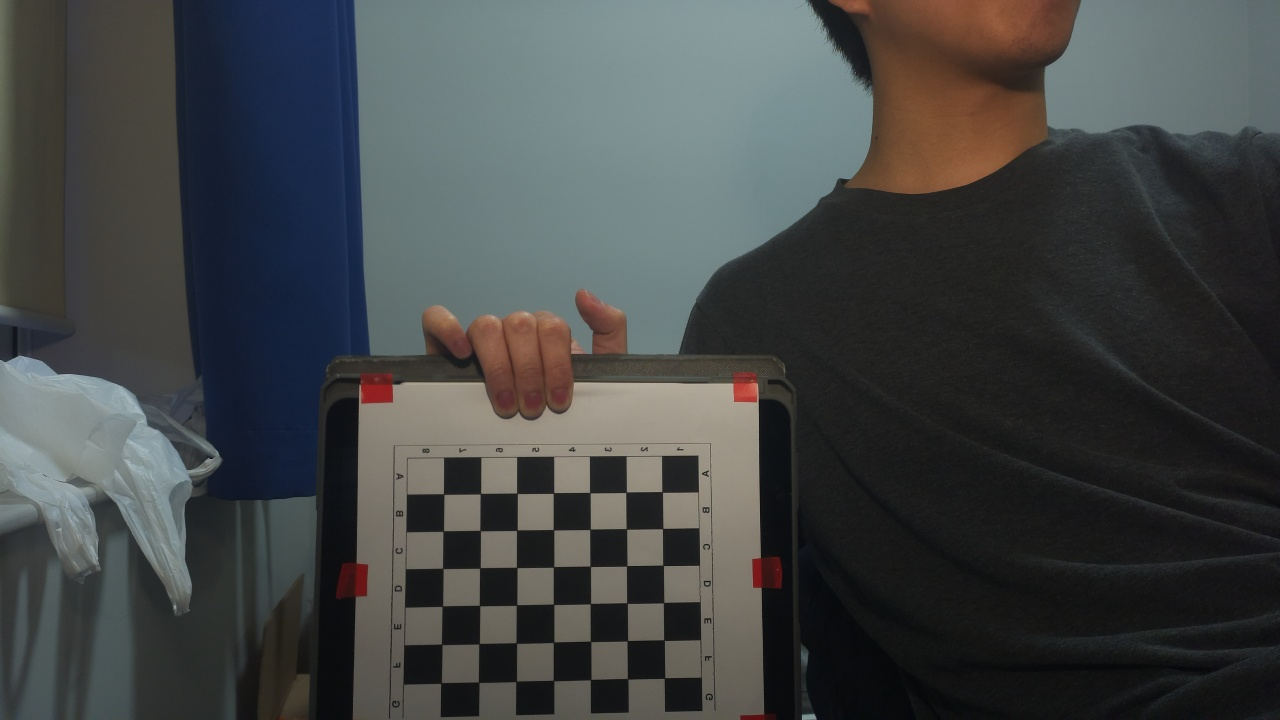
#> input picture utilityPrograms/CameraCalibration/CalImLeft10.jpg, 1280 x 720 px, found by its file name
$ python epipolartest.py   (older library calls are emulated)
#> lines starting #> are read from the running program, lines starting #| are printed output that depends on the picture
import cv2
import numpy as np

# Load images
img2 = cv2.imread('utilityPrograms\\CameraCalibration\\CalImLeft10.jpg')  # Base image
#> img2 is the input picture: shape (720, 1280, 3); mean B, G, R 69.2, 69.3, 66.5
img1 = cv2.imread('utilityPrograms\\CameraCalibration\\CalImRight10.jpg')  # Image to overlay
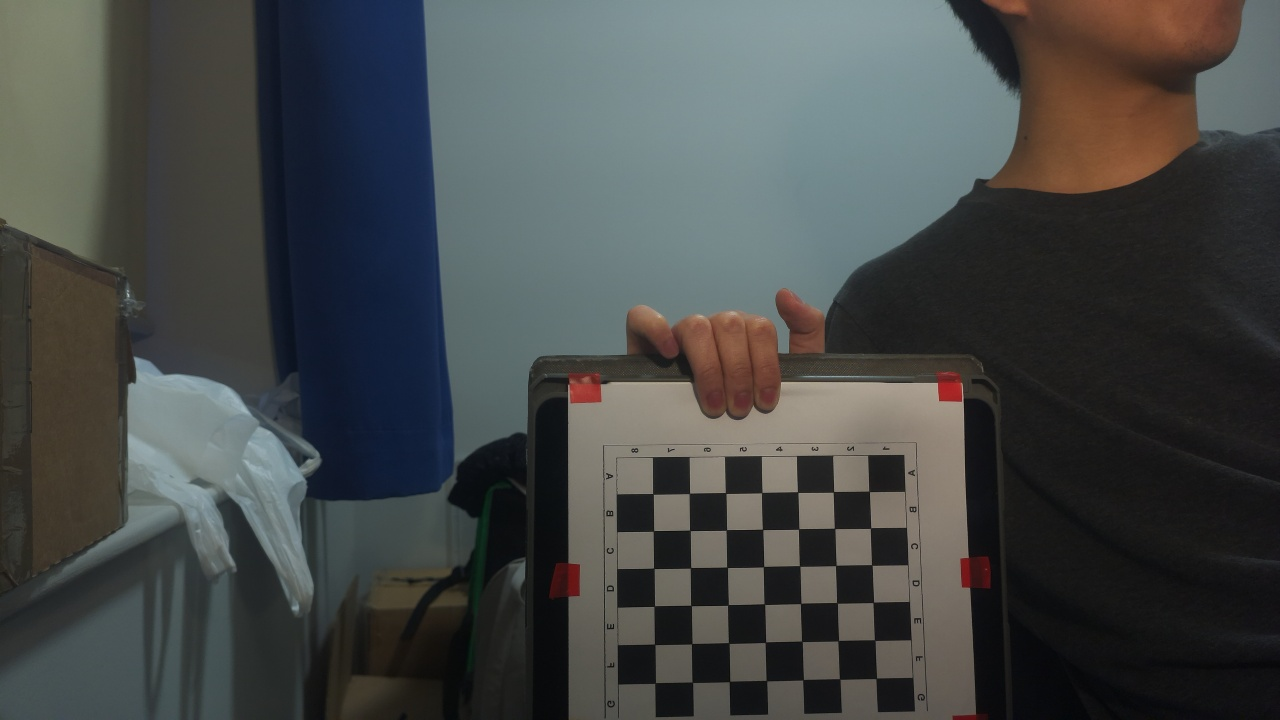
#> input picture utilityPrograms/CameraCalibration/CalImRight10.jpg, 1280 x 720 px, found by its file name
#> img1 is the input picture: shape (720, 1280, 3); mean B, G, R 71.4, 72.2, 69.2

h, w = img1.shape[:2]
#> h = 720; w = 1280

calib = np.load('stereo_params.npz')
#> (reads nonProdTestingFiles/TestCode/stereo_params.npz from the repository)
K1, dist1 = calib['K1'], calib['dist1']
K2, dist2 = calib['K2'], calib['dist2']
R1, R2 = calib['R1'], calib['R2']
P1, P2 = calib['P1'], calib['P2']
Q = calib['Q']

# Compute rectification maps
map1L, map2L = cv2.initUndistortRectifyMap(K1, dist1, R1, P1, (w, h), cv2.CV_16SC2)
map1R, map2R = cv2.initUndistortRectifyMap(K2, dist2, R2, P2, (w, h), cv2.CV_16SC2)

# Apply remap (rectify images)
rectifiedL = cv2.remap(img2, map1L, map2L, cv2.INTER_LINEAR)
rectifiedR = cv2.remap(img1, map1R, map2R, cv2.INTER_LINEAR)


# [4 lines of commented-out code are left out]

if img1 is None or img2 is None:
    raise FileNotFoundError("Make sure both 'image1.jpg' and 'image2.jpg' exist in the same folder")

# Resize img2 to match img1 size if needed
rectifiedL = cv2.resize(rectifiedL, (rectifiedR.shape[1], rectifiedR.shape[0]))


# Trackbar callback function (does nothing but required by createTrackbar)
def nothing(x):
    pass

# Create window and trackbars
cv2.namedWindow('Overlay')
cv2.createTrackbar('X Offset', 'Overlay', 0, rectifiedL.shape[1], nothing)
#> slider 'X Offset' is set to 100
cv2.createTrackbar('Y Offset', 'Overlay', 0, rectifiedL.shape[0], nothing)
#> slider 'Y Offset' is set to 100

while True:
    x_offset = cv2.getTrackbarPos('X Offset', 'Overlay')
    y_offset = cv2.getTrackbarPos('Y Offset', 'Overlay')

    # Create blank canvas
    overlay = rectifiedR.copy()

    # Define region of interest on base image
    x_end = min(rectifiedR.shape[1], rectifiedL.shape[1] + x_offset)
#> x_end = 1280
    y_end = min(rectifiedR.shape[0], rectifiedL.shape[0] + y_offset)
#> y_end = 720
    x_start = min(rectifiedR.shape[1], max(0, x_offset))
#> x_start = 100
    y_start = min(rectifiedR.shape[0], max(0, y_offset))
#> y_start = 100

    # Define overlay area on img2
    x1 = max(0, -x_offset)
    y1 = max(0, -y_offset)
    x2 = x1 + (x_end - x_start)
#> x2 = 1180
    y2 = y1 + (y_end - y_start)
#> y2 = 620

    if x_end > x_start and y_end > y_start:
        roi = overlay[y_start:y_end, x_start:x_end]
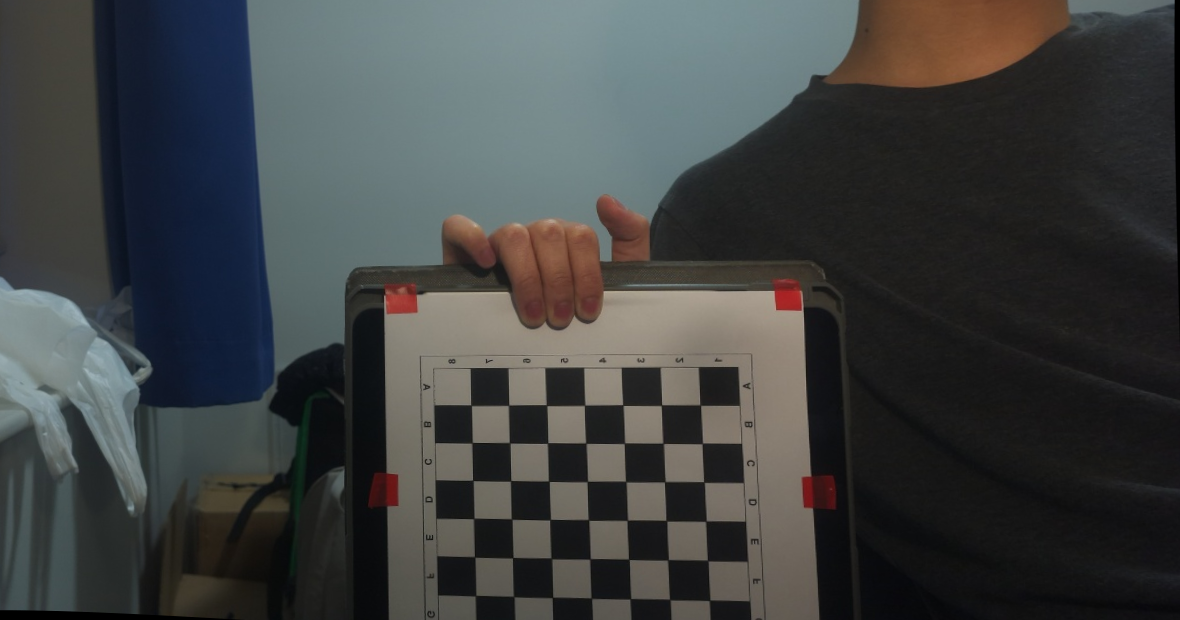
#> roi: shape (620, 1180, 3); mean B, G, R 65.6, 65.8, 63.4
        img2_crop = rectifiedL[y1:y2, x1:x2]
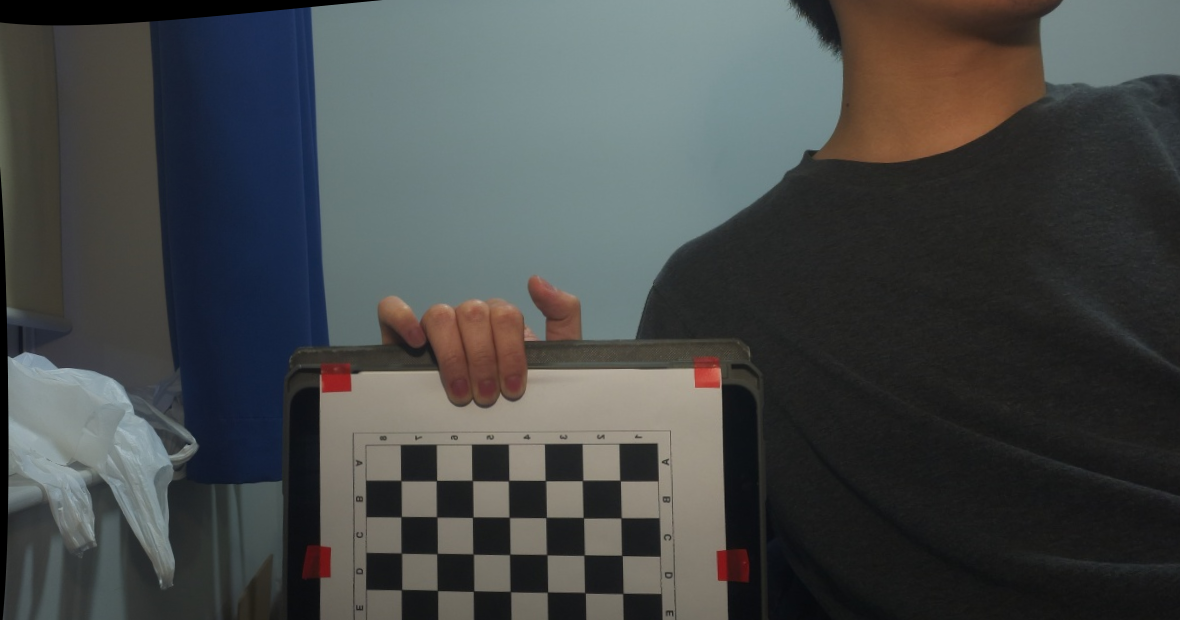
#> img2_crop: shape (620, 1180, 3); mean B, G, R 72.2, 72.5, 69.6

        blended = cv2.addWeighted(roi, 0.5, img2_crop, 0.5, 0)
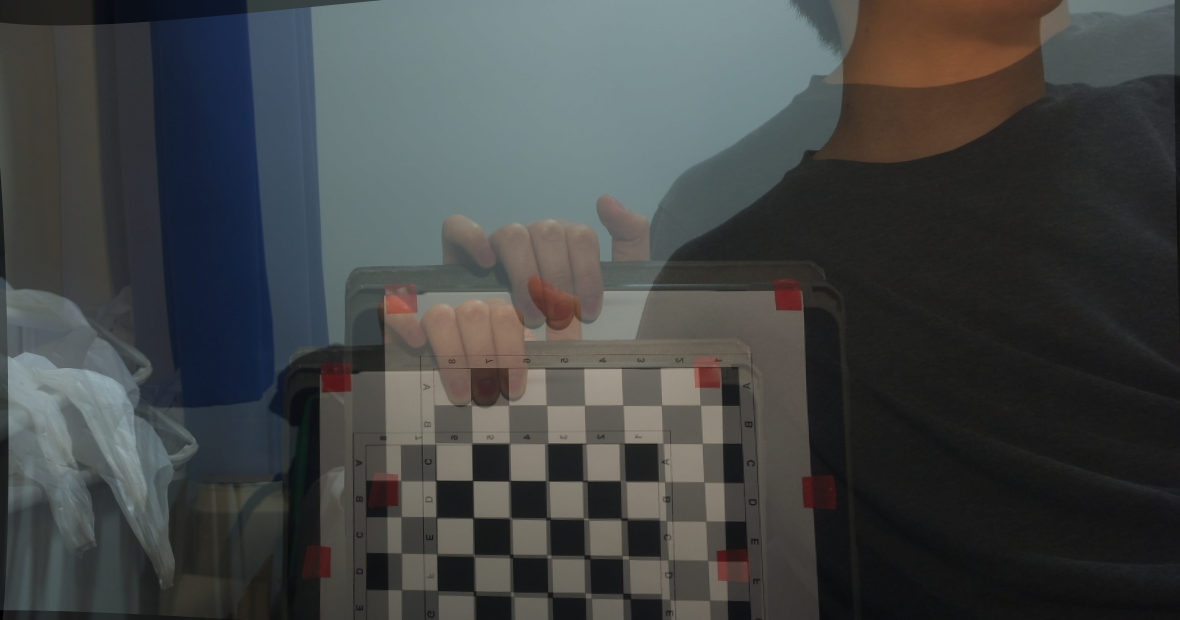
#> blended: shape (620, 1180, 3); mean B, G, R 68.9, 69.1, 66.5
        overlay[y_start:y_end, x_start:x_end] = blended
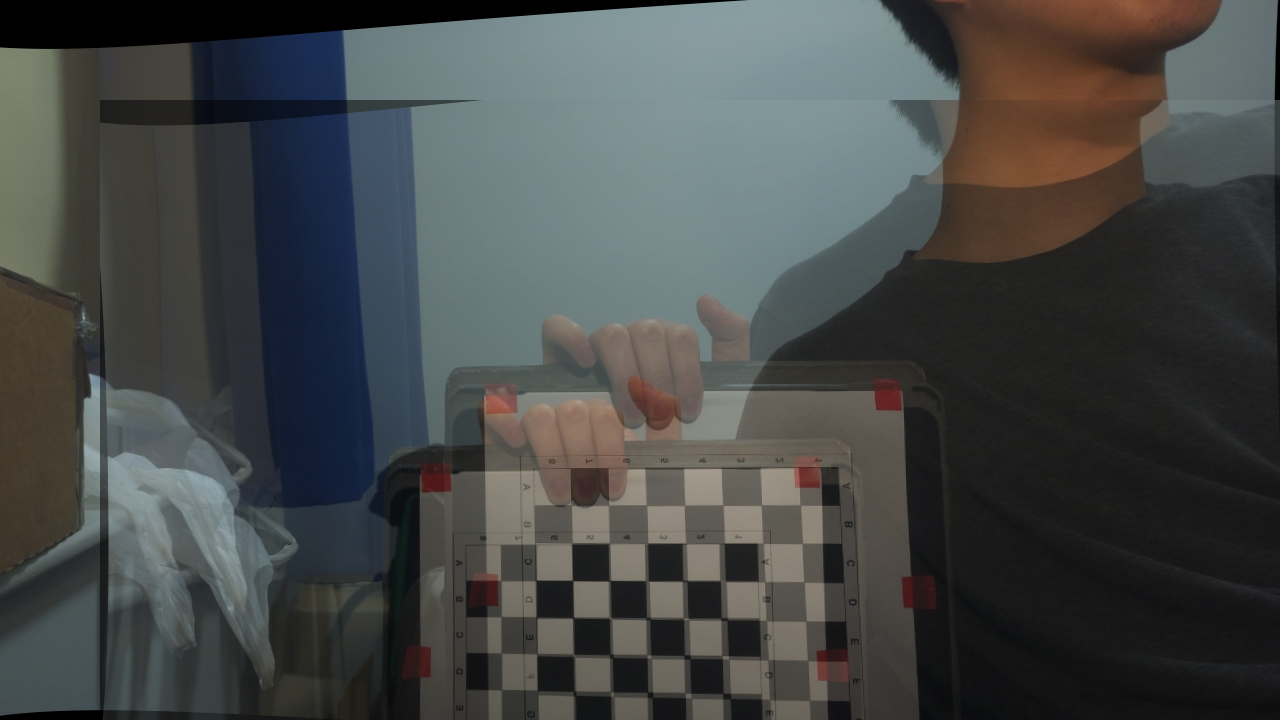
#> overlay: shape (720, 1280, 3); mean B, G, R 71.4, 72.2, 69.4

    cv2.imshow('Overlay', overlay)

    key = cv2.waitKey(1)
#> (key Esc is pressed here)
    if key == 27:  # ESC to exit
        break

cv2.destroyAllWindows()
